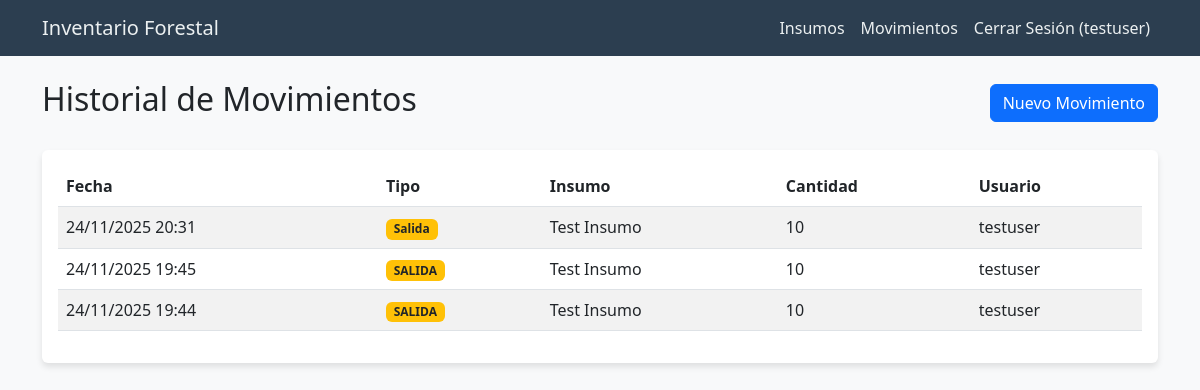
The app's page /movimientos/ (signed in), older data.
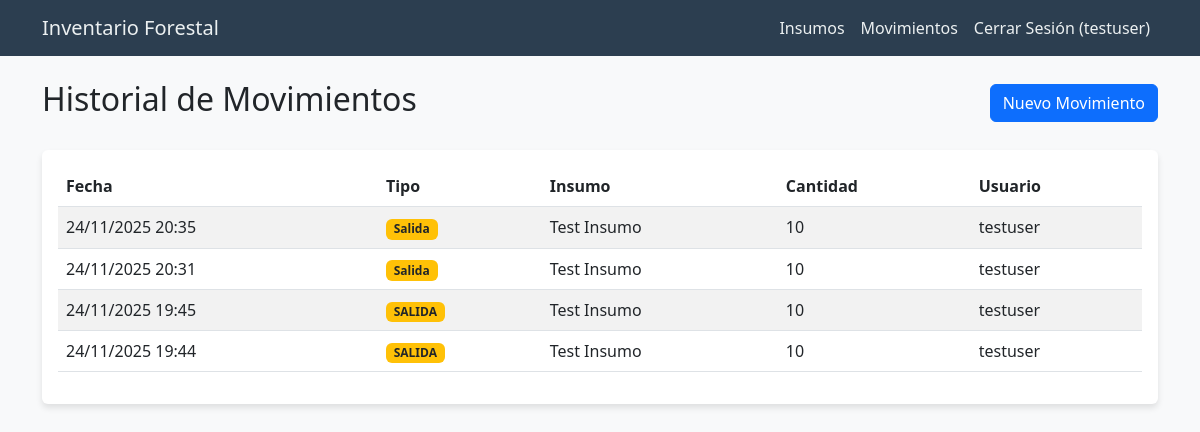
The same page, newer data.
### inventario/models.py (models this page shows, shortened)
class Movimiento(models.Model):
    TIPO_CHOICES = [
        ('ENTRADA', 'Entrada'),
        ('SALIDA', 'Salida'),
    ]
    insumo = models.ForeignKey(Insumo, on_delete=models.CASCADE, verbose_name="Insumo")
    tipo = models.CharField(max_length=10, choices=TIPO_CHOICES, verbose_name="Tipo de Movimiento")
    cantidad = models.PositiveIntegerField(verbose_name="Cantidad")
    fecha = models.DateTimeField(auto_now_add=True, verbose_name="Fecha")
    usuario = models.ForeignKey(User, on_delete=models.SET_NULL, null=True, verbose_name="Usuario Responsable")

class Insumo(models.Model):
    codigo = models.CharField(max_length=50, unique=True, verbose_name="Código")
    nombre = models.CharField(max_length=100, verbose_name="Nombre")
    descripcion = models.TextField(verbose_name="Descripción", blank=True)
    stock_actual = models.IntegerField(default=0, verbose_name="Stock Actual")
    ubicacion = models.CharField(max_length=100, verbose_name="Ubicación")

### inventario/views.py (the view)
# urls.py: path('movimientos/', views.MovimientoListView.as_view(), name='movimiento_list'),
class MovimientoListView(LoginRequiredMixin, ListView):
    model = Movimiento
    template_name = 'inventario/movimiento_list.html'
    context_object_name = 'movimientos'
    ordering = ['-fecha']

### inventario/templates/inventario/movimiento_list.html
{% extends 'inventario/base.html' %}
{% block content %}
<div class="d-flex justify-content-between align-items-center mb-4">
    <h2>Historial de Movimientos</h2>
    <a href="{% url 'movimiento_create' %}" class="btn btn-primary">Nuevo Movimiento</a>
</div>
<div class="card">
    <div class="card-body">
        <div class="table-responsive">
            <table class="table table-striped">
                <thead>
                    <tr>
                        <th>Fecha</th>
                        <th>Tipo</th>
                        <th>Insumo</th>
                        <th>Cantidad</th>
                        <th>Usuario</th>
                    </tr>
                </thead>
                <tbody>
                    {% for mov in movimientos %}
                    <tr>
                        <td>{{ mov.fecha|date:"d/m/Y H:i" }}</td>
                        <td>
                            <span
                                class="badge {% if mov.tipo == 'ENTRADA' %}bg-success{% else %}bg-warning text-dark{% endif %}">
                                {{ mov.tipo }}
                            </span>
                        </td>
                        <td>{{ mov.insumo.nombre }}</td>
                        <td>{{ mov.cantidad }}</td>
                        <td>{{ mov.usuario.username|default:"-" }}</td>
                    </tr>
                    {% empty %}
                    <tr>
                        <td colspan="5" class="text-center">No hay movimientos registrados.</td>
                    </tr>
                    {% endfor %}
                </tbody>
            </table>
        </div>
    </div>
</div>
{% endblock %}

### inventario/templates/inventario/base.html (shortened to what this page needs)
<!DOCTYPE html>
<html lang="es">
<head>
    <link href="https://cdn.jsdelivr.net/npm/bootstrap@5.3.0/dist/css/bootstrap.min.css" rel="stylesheet">
    <link href="https://cdn.jsdelivr.net/npm/bootstrap-icons@1.10.5/font/bootstrap-icons.css" rel="stylesheet">
</head>
<body>
    <nav class="navbar navbar-expand-lg navbar-dark mb-4">
        <div class="container">
            <a class="navbar-brand" href="{% url 'insumo_list' %}">Inventario Forestal</a>
            <div class="collapse navbar-collapse" id="navbarNav">
                <ul class="navbar-nav ms-auto">
                    {% if user.is_authenticated %}
                    <li class="nav-item">
                        <a class="nav-link" href="{% url 'insumo_list' %}">Insumos</a>
                    </li>
                    <li class="nav-item">
                        <a class="nav-link" href="{% url 'movimiento_list' %}">Movimientos</a>
                    </li>
                    <li class="nav-item">
                        <form action="{% url 'logout' %}" method="post" class="d-inline">
                            <button type="submit" class="btn btn-link nav-link" style="text-decoration: none;">Cerrar
                                Sesión ({{ user.username }})</button>
                        </form>
                    </li>
                    {% else %}
                    <li class="nav-item">
                        <a class="nav-link" href="{% url 'login' %}">Iniciar Sesión</a>
                    </li>
                    {% endif %}
                </ul>
            </div>
        </div>
    </nav>
    <div class="container">
        {% block content %}{% endblock %}
    </div>
</body>
</html>

### inventario/templates/inventario/base.html (style rules this page uses)
body { background-color: #f8f9fa; }
.navbar { background-color: #2c3e50; }
.navbar-brand, .nav-link { color: #ecf0f1 !important; }
.card { border: none; box-shadow: 0 4px 6px rgba(0, 0, 0, 0.1); }

Row changes from the older to the newer data that the page shows:
added Movimiento: fecha "24/11/2025 20:35", tipo "Salida", insumo.nombre "Test Insumo", cantidad "10", usuario.username "testuser"
